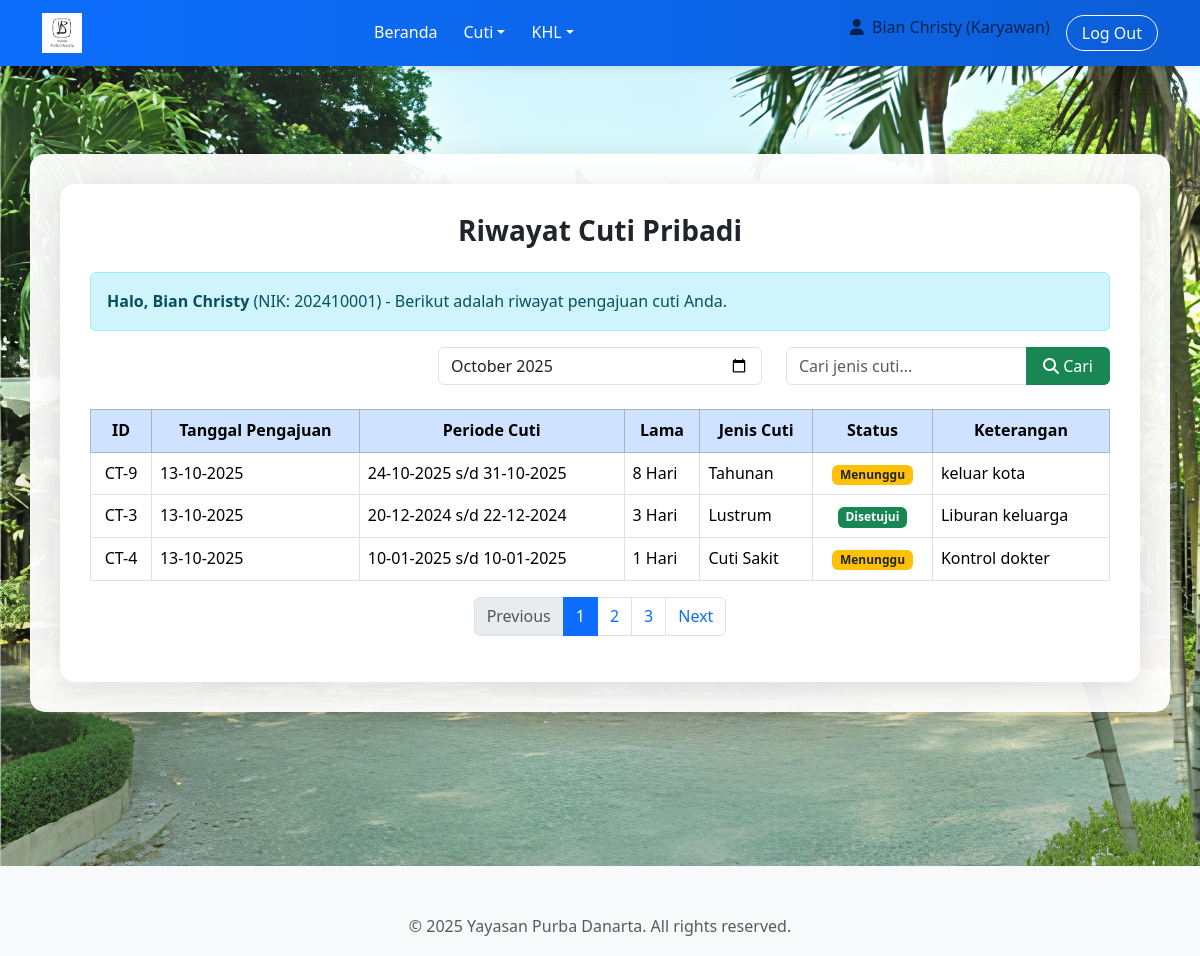
The page /purba-danarta/role_karyawan/riwayat_cuti.php (signed in) on the database its author committed.
### tables this page shows
CREATE TABLE `pengajuan_cuti` (
  `id` int(11) NOT NULL,
  `karyawan_nik` varchar(20) DEFAULT NULL,
  `jenis_cuti_id` int(11) DEFAULT NULL,
  `tanggal_mulai` date NOT NULL,
  `tanggal_selesai` date NOT NULL,
  `lama_hari` int(11) DEFAULT NULL,
  `keterangan` text DEFAULT NULL,
  `status` enum('Menunggu','Disetujui','Ditolak') DEFAULT 'Menunggu',
  `alasan_penolakan` text DEFAULT NULL,
  `disetujui_oleh` varchar(100) DEFAULT NULL,
  `tanggal_pengajuan` timestamp NOT NULL DEFAULT current_timestamp(),
  `tanggal_persetujuan` timestamp NULL DEFAULT NULL
);

CREATE TABLE `jenis_cuti` (
  `id` int(11) NOT NULL,
  `nama_jenis` varchar(100) NOT NULL,
  `maks_hari` int(11) DEFAULT NULL,
  `deskripsi` text DEFAULT NULL
);

### purba-danarta/role_karyawan/riwayat_cuti.php (the view, shortened to what this page needs)
<?php
$is_all = isset($_GET['all']) && in_array($_SESSION['role'], ['Penanggung Jawab', 'Administrator', 'Direksi']);
if ($is_all) {
    $judul_halaman = "Riwayat Cuti Karyawan";
} else {
    $judul_halaman = "Riwayat Cuti Pribadi";
}
include '../includes/header.php';
include '../includes/koneksi.php';
$nik = $_SESSION['nik'];
?>
<div class="main-background">
    <div class="overlay py-5">
        <div class="container">
            <div class="content-container">
                <h3 class="fw-bold text-center mb-4"><?php echo $judul_halaman; ?></h3>
                <?php if (!$is_all): ?>
                <div class="alert alert-info">
                    <strong>Halo, <?php echo $_SESSION['nama_lengkap']; ?></strong> (NIK: <?php echo $nik; ?>)
                    - Berikut adalah riwayat pengajuan cuti Anda.
                </div>
                <?php endif; ?>
                <div class="row mb-4">
                    <div class="col-md-4">
                    </div>
                    <div class="col-md-4">
                        <input type="month" class="form-control" value="<?php echo date('Y-m'); ?>" id="filterBulan">
                    </div>
                    <div class="col-md-4">
                        <div class="input-group">
                            <input type="text" class="form-control" placeholder="Cari jenis cuti..." id="searchInput">
                            <button class="btn btn-custom-green" type="button" id="searchBtn">
                                <i class="fas fa-search"></i> Cari
                            </button>
                        </div>
                    </div>
                </div>
                <div class="table-responsive">
                    <table class="table table-bordered table-hover align-middle">
                        <thead class="table-primary text-center">
                            <tr>
                                <th>ID</th>
                                <th>Tanggal Pengajuan</th>
                                <th>Periode Cuti</th>
                                <th>Lama</th>
                                <th>Jenis Cuti</th>
                                <th>Status</th>
                                <th>Keterangan</th>
                            </tr>
                        </thead>
                        <tbody>
                            <?php
                            if ($is_all) {
                                $sql = "SELECT pc.*, k.nama_lengkap, k.nik as karyawan_nik, jc.nama_jenis
                                        FROM pengajuan_cuti pc
                                        JOIN karyawan k ON pc.karyawan_nik = k.nik
                                        JOIN jenis_cuti jc ON pc.jenis_cuti_id = jc.id
                                        ORDER BY pc.tanggal_pengajuan DESC";
                            } else {
                                $sql = "SELECT pc.*, jc.nama_jenis
                                        FROM pengajuan_cuti pc
                                        JOIN jenis_cuti jc ON pc.jenis_cuti_id = jc.id
                                        WHERE pc.karyawan_nik = ?
                                        ORDER BY pc.tanggal_pengajuan DESC";
                            }
                            $stmt = $koneksi->prepare($sql);
                            if (!$is_all) {
                                $stmt->bind_param("s", $nik);
                            }
                            $stmt->execute();
                            $result = $stmt->get_result();
                            if ($result->num_rows > 0) {
                                while ($row = $result->fetch_assoc()) {
                                    $status_badge = '';
                                    switch ($row['status']) {
                                        case 'Disetujui':
                                            $status_badge = '<span class="badge bg-success">Disetujui</span>';
                                            break;
                                        default:
                                            $status_badge = '<span class="badge bg-warning text-dark">Menunggu</span>';
                                    }
                            ?>
                            <tr>
                                <td class="text-center">CT-<?php echo $row['id']; ?></td>
                                <td><?php echo date('d-m-Y', strtotime($row['tanggal_pengajuan'])); ?></td>
                                <td><?php echo date('d-m-Y', strtotime($row['tanggal_mulai'])); ?> s/d <?php echo date('d-m-Y', strtotime($row['tanggal_selesai'])); ?></td>
                                <td><?php echo $row['lama_hari']; ?> Hari</td>
                                <td><?php echo htmlspecialchars($row['nama_jenis']); ?></td>
                                <td class="text-center"><?php echo $status_badge; ?></td>
                                <td><?php echo htmlspecialchars($row['keterangan']); ?></td>
                            </tr>
                            <?php
                                }
                            } else {
                                $colspan = $is_all ? 8 : 6;
                                if ($is_all && in_array($_SESSION['role'], ['Penanggung Jawab', 'Administrator'])) $colspan++;
                                echo "<tr><td colspan='$colspan' class='text-center'>Tidak ada data cuti</td></tr>";
                            }
                            ?>
                        </tbody>
                    </table>
                </div>
                <nav aria-label="Page navigation">
                    <ul class="pagination justify-content-center">
                        <li class="page-item disabled">
                            <a class="page-link" href="#" tabindex="-1">Previous</a>
                        </li>
                        <li class="page-item active"><a class="page-link" href="#">1</a></li>
                        <li class="page-item"><a class="page-link" href="#">2</a></li>
                        <li class="page-item"><a class="page-link" href="#">3</a></li>
                        <li class="page-item">
                            <a class="page-link" href="#">Next</a>
                        </li>
                    </ul>
                </nav>
            </div>
        </div>
    </div>
</div>
<?php include '../includes/footer.php'; ?>

### purba-danarta/includes/header.php (shortened to what this page needs)
<?php
$current_role = $_SESSION['role'] ?? '';
?>
<!DOCTYPE html>
<html lang="id">
<head>
    <link href="https://cdn.jsdelivr.net/npm/bootstrap@5.3.2/dist/css/bootstrap.min.css" rel="stylesheet">
    <link href='https://cdn.jsdelivr.net/npm/fullcalendar@6.1.9/main.min.css' rel='stylesheet' />
    <link rel="stylesheet" href="https://cdnjs.cloudflare.com/ajax/libs/font-awesome/6.4.2/css/all.min.css">
    <link rel="stylesheet" href="<?php echo BASE_URL; ?>assets/css/style.css?v=<?php echo time(); ?>">
</head>
<body>
<nav class="navbar navbar-expand-lg navbar-custom sticky-top">
    <div class="container">
        <a class="navbar-brand" href="<?php echo BASE_URL; ?>dashboard.php">
            <img src="<?php echo BASE_URL; ?>assets/img/yys.png" alt="Logo Perusahaan">
        </a>
        <div class="collapse navbar-collapse" id="navbarNavDropdown">
            <ul class="navbar-nav mx-auto">
                <li class="nav-item">
                    <a class="nav-link" href="<?php
                        if ($current_role === 'Pelamar') echo 'role_pelamar/dashboard.php';
                        else echo 'dashboard.php';
                    ?>">Beranda</a>
                </li>
                <?php if ($current_role !== 'Pelamar'): ?>
                <li class="nav-item dropdown">
                    <a class="nav-link dropdown-toggle" href="#" role="button" data-bs-toggle="dropdown">Cuti</a>
                </li>
                <li class="nav-item dropdown">
                    <a class="nav-link dropdown-toggle" href="#" role="button" data-bs-toggle="dropdown">KHL</a>
                </li>
                <?php endif; ?>
            </ul>
            <ul class="navbar-nav">
                <li class="nav-item">
                    <span class="navbar-text me-3">
                        <i class="fas fa-user me-1"></i>
                        <?php echo $_SESSION['nama_lengkap'] ?? 'Guest'; ?>
                        (<?php echo $current_role; ?>)
                    </span>
                </li>
                <li class="nav-item">
                    <a href="<?php echo BASE_URL; ?>logout.php" class="btn btn-outline-light">Log Out</a>
                </li>
            </ul>
        </div>
    </div>
</nav>

### purba-danarta/includes/footer.php (shortened to what this page needs)
    <footer class="text-center text-muted mt-5 mb-3">
        <p>&copy; <?php echo date('Y'); ?> Yayasan Purba Danarta. All rights reserved.</p>
    </footer>
</body>
</html>

### purba-danarta/assets/css/style.css (style rules this page uses)
body { font-family: 'Segoe UI', sans-serif; background-color: #f8f9fa; color: #212529; line-height: 1.6; }
.navbar-custom { background: linear-gradient(90deg, #0d6efd, #0b5ed7); box-shadow: 0 2px 6px rgba(0,0,0,0.1); }
.navbar-custom .navbar-brand img { max-height: 40px; }
.navbar-custom .nav-link { color: #fff !important; font-weight: 500; margin: 0 5px; transition: 0.3s; }
.navbar-custom .btn-outline-light { border-radius: 20px; padding: 5px 15px; transition: 0.3s; }
.main-background { min-height: 100vh; background: url('../img/brd.jpeg') center center/cover no-repeat; padding: 40px 0; }
.main-background .overlay { background: none; min-height: auto; padding-top: 0; padding-bottom: 0; }
.main-background .container { background: rgba(255, 255, 255, 0.95); border-radius: 15px; box-shadow: 0 8px 30px rgba(0, 0, 0, 0.12); padding: 30px; }
.btn-custom-green { background-color: #198754; color: #fff; border-radius: 6px; padding: 6px 16px; font-weight: 500; transition: 0.3s; }
.table thead { background-color: transparent; color: #212529; }
.content-container { background: transparent; border-radius: 0; padding: 0; box-shadow: none; }
.content-container { background: white; border-radius: 15px; padding: 30px; box-shadow: 0 8px 30px rgba(0, 0, 0, 0.12); }

### rows shown on the page
pengajuan_cuti: id "9", tanggal_pengajuan "13-10-2025", tanggal_mulai "24-10-2025", tanggal_selesai "31-10-2025", lama_hari "8", jenis_cuti.nama_jenis "Tahunan", status "Menunggu", keterangan "keluar kota"
pengajuan_cuti: id "3", tanggal_pengajuan "13-10-2025", tanggal_mulai "20-12-2024", tanggal_selesai "22-12-2024", lama_hari "3", jenis_cuti.nama_jenis "Lustrum", status "Disetujui", keterangan "Liburan keluarga"
pengajuan_cuti: id "4", tanggal_pengajuan "13-10-2025", tanggal_mulai "10-01-2025", tanggal_selesai "10-01-2025", lama_hari "1", jenis_cuti.nama_jenis "Cuti Sakit", status "Menunggu", keterangan "Kontrol dokter"

### other values the page prints
$_SESSION['nama_lengkap'] "Bian Christy"
$current_role "Karyawan"
$judul_halaman "Riwayat Cuti Pribadi"
$nik "202410001"
